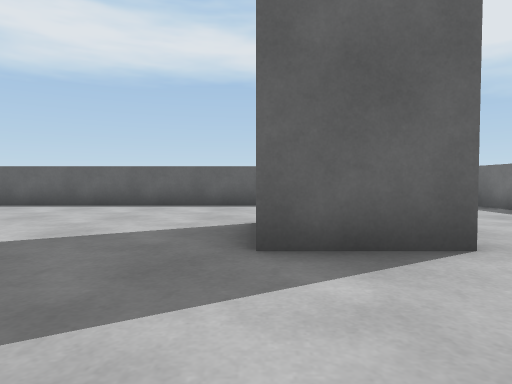
[1] (above)

17 first-person views from a walk through a Unity game level. The camera is 0.64 m above the floor, tilts 2° down and sees 75° across. The floor is counted in squares, 1 m on a side. Each view is taken from the middle of a square. On the plan, view 1 faces up. The plan holds only what a view shows up to about 10 squares ahead; the rest is blank. The place goes on beyond the plan.

[2]
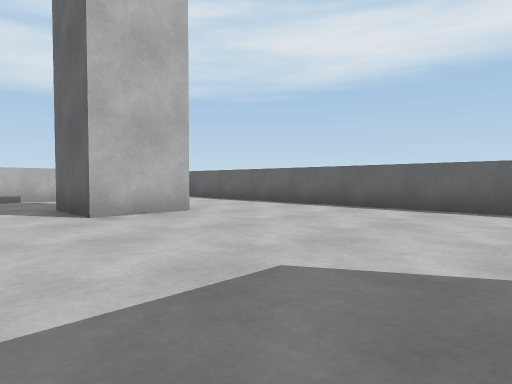

[3]
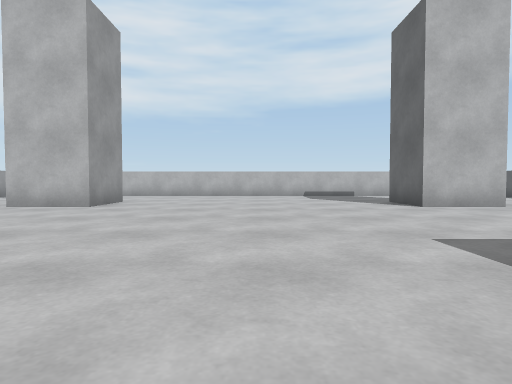

[4]
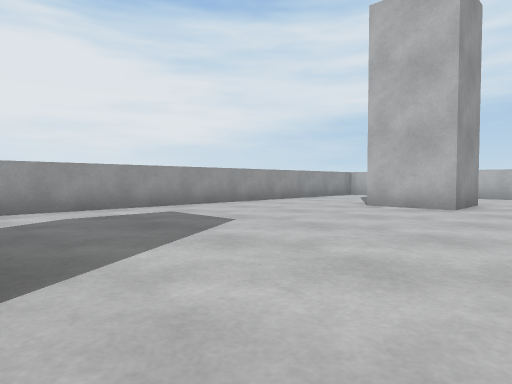

[5]
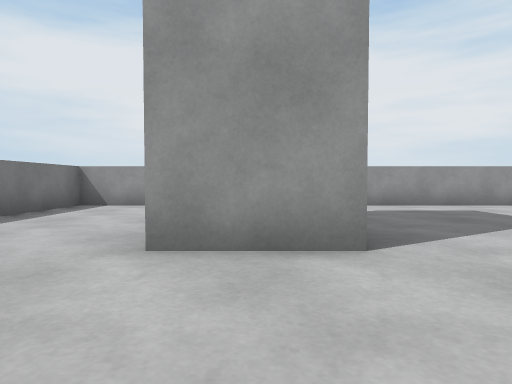

[6]
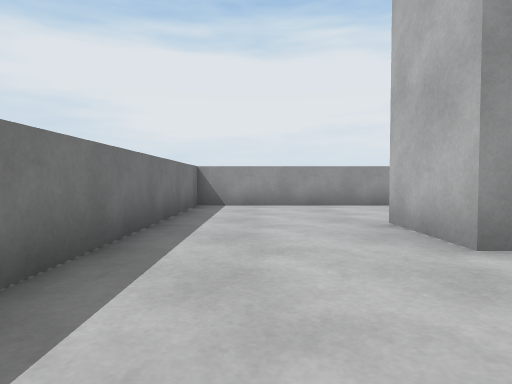

[7]
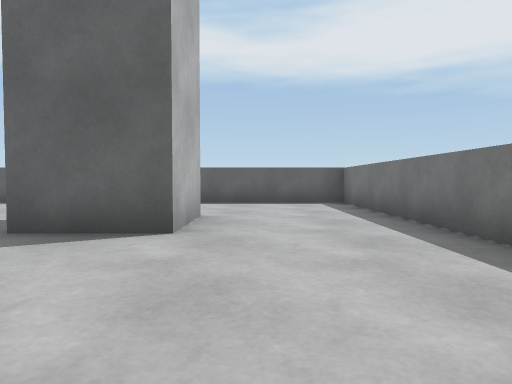

[8]
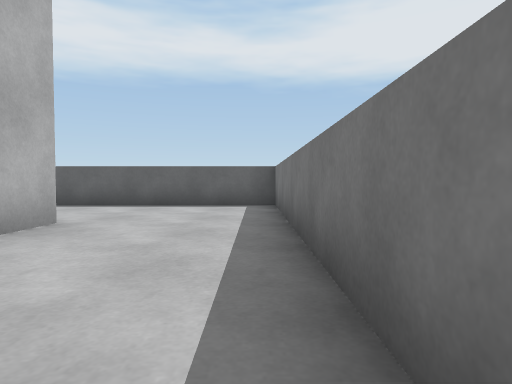

[9]
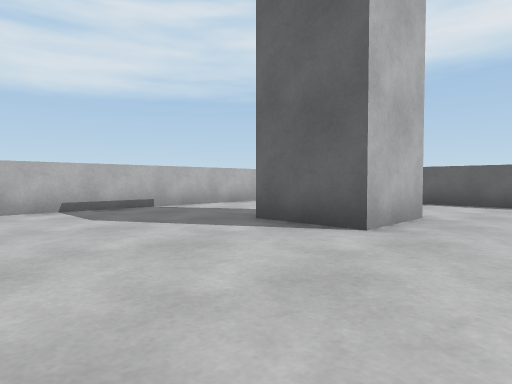

[10]
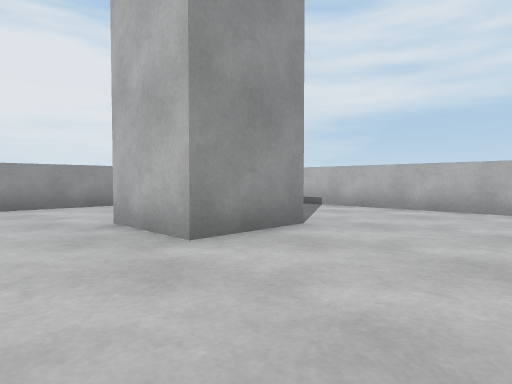

[11]
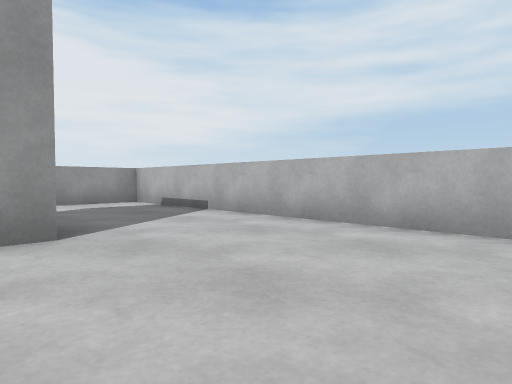

[12]
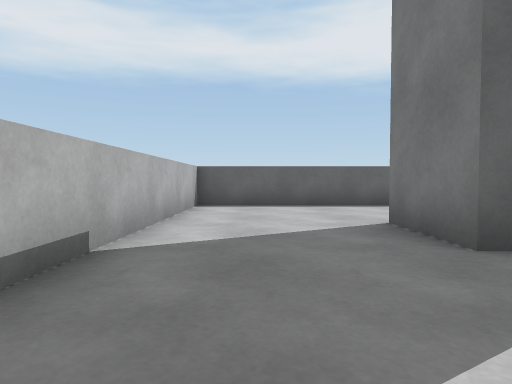

[13]
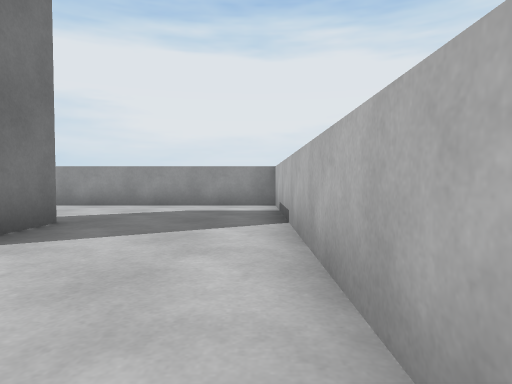

[14]
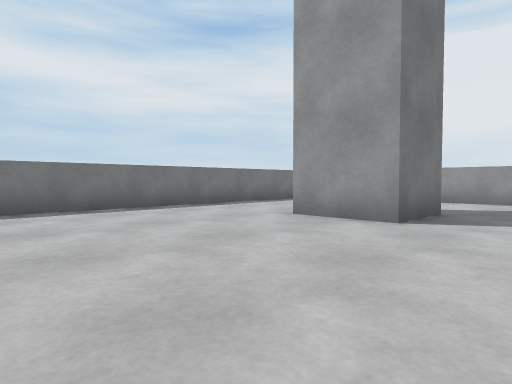

[15]
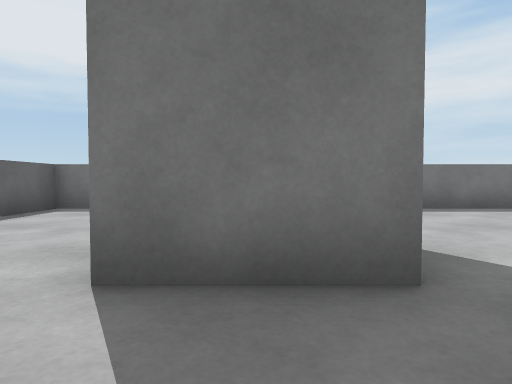

[16]
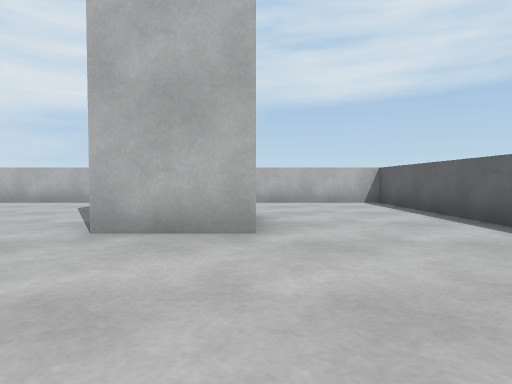

[17]
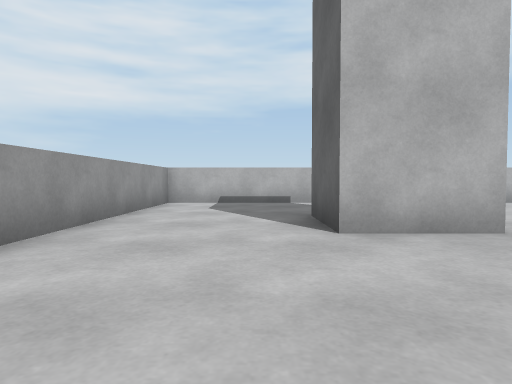

### Floor plan
Points are (right, up) in squares from view 1. A wall is a line through its corners. A room is listed if a view was taken in it or the views show most of it. See-through windows are left out.
Room 1 (views 1, 2, 3, 4, 5, 6, 7, 8, 9, 10, 11, 12, 13, 14, 15, 16, 17)
walls: (-10.1, -5) (-8, -5) (-8, -7) (-10, -7) (-10, -5.9); (-8, 5.1) (-8, 3) (-10, 3) (-10, 5); (0, -7.1) (0, -5) (2, -5) (2, -7); (2, 5) (2, 3) (0, 3) (0, 5); (-13.5, -10.5) (5.5, -10.5) (5.5, 8.5) (-13.5, 8.5) (-13.5, -10.5)

Positions as (right, up) in squares from view 1, and headings:
1: (0, 0), facing up
2: (-2, 1), facing up-left
3: (0, -1), facing left
4: (0, -3), facing down-left
5: (1, -2), facing down
6: (4, -2), facing down
7: (3, -1), facing up
8: (5, 0), facing up
9: (-6, -1), facing up-left
10: (-6, -2), facing down-left
11: (-9, -1), facing down-left
12: (-12, 0), facing up
13: (-13, -2), facing down
14: (-2, 0), facing down-right
15: (-2, 4), facing right
16: (-4, 5), facing left
17: (-4, -8), facing left
